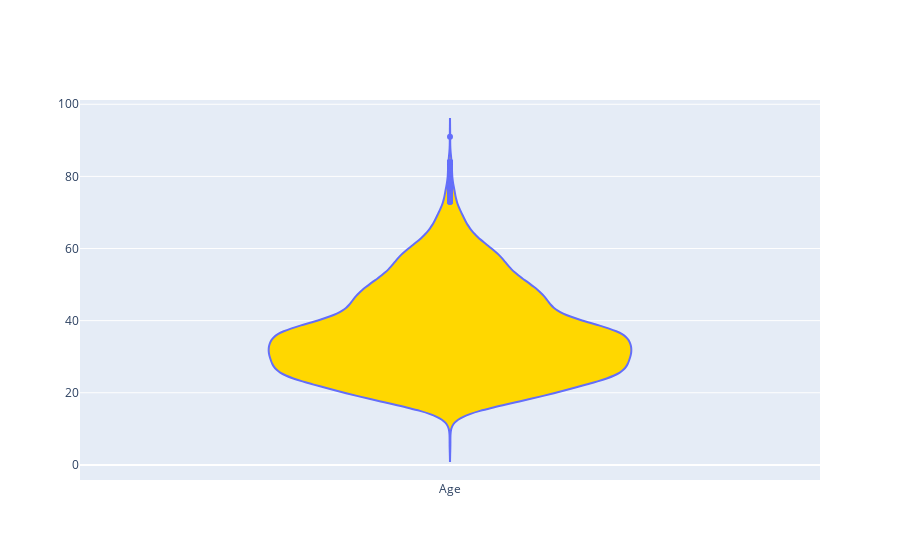

The notebook cell this image was saved under:
### Markdown cell above
### Age Box and Whisker Plot

### Code cell
fig = go.Figure(
    data=go.Violin(
        y=df['age'], 
        x0='Age',
        fillcolor='gold'
    )
)
fig.show()

### Figure 1 — Plotly figure (JSON) as saved in the notebook; plotly's stock layout.template omitted (floating-point values rounded to 4 significant figures; data arrays with more than 128 entries replaced by an {"elided": "..."} marker saying what was removed)
{"data": [{"fillcolor": "gold", "type": "violin", "x0": "Age", "y": {"elided": "4895 float values"}}], "layout": {}}
